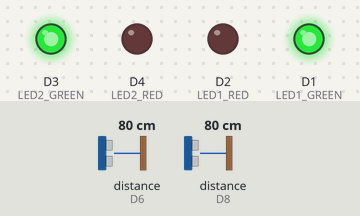
The sketch below on a simulated ESP8266 (NodeMCU). On the bench: output pins drawn as LEDs (lit = HIGH). Wiring (inferred from the names in the program): 2 × ultrasonic range finder: trigger D7, echo D8 / trigger D5, echo D6. The inputs (shaded band) are chosen by the test bench; at power-on: distance to the obstacle (sensors on D6, D8) 80 cm. The echo pulse lasts 58.3 µs per cm; WiFi joins after 1.5 s; servers stay silent unless stated; uploads are accepted with an empty reply; pins used as bus, display or sensor lines are not drawn; what the sketch prints to the serial monitor is not drawn.

Above: at 2.7 s.
2.8 s: distance to the obstacle (sensor on D6) set to 23 cm
8.6 s: distance to the obstacle (sensor on D6) set to 18 cm
At 12.8 s:
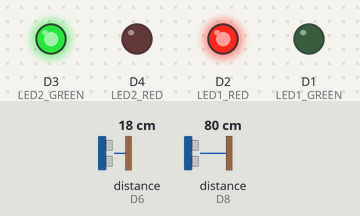
14.4 s: distance to the obstacle (sensor on D8) set to 22 cm
20.2 s: distance to the obstacle (sensor on D8) set to 18 cm
At 23.5 s:
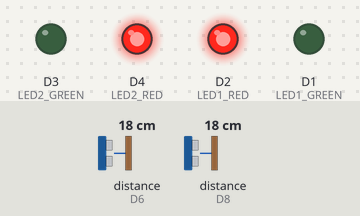
26.0 s: distance to the obstacle (sensor on D6) set to 35 cm
At 28.9 s:
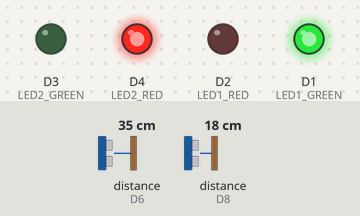
31.8 s: distance to the obstacle (sensor on D6) set to 2 cm
At 33.1 s:
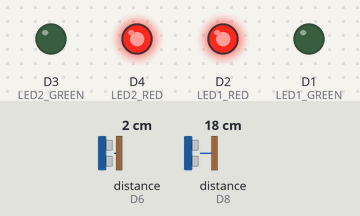
Timing chart, 0 to 34.8 s (numbered marks = the images above; inputs shaded):
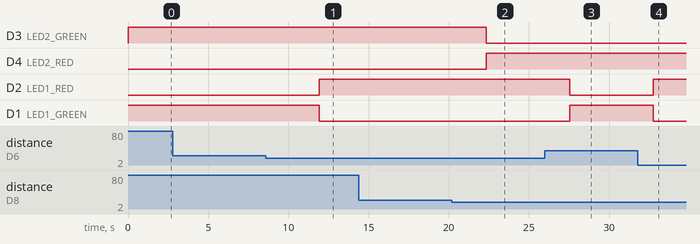

Measured:
- the behaviour switches between 21 and 20 cm on distance to the obstacle (sensor on D6) (found by bisection; images 0 and 1)
- the behaviour switches between 21 and 20 cm on distance to the obstacle (sensor on D8) (found by bisection; images 1 and 2)
- after the input at 2.8 s, every drawn part: stays the same
- after the input at 8.6 s, D2 (LED1_RED): LOW → HIGH after 3.3 s; D1 (LED1_GREEN): HIGH → LOW after 3.3 s
- after the input at 14.4 s, every drawn part: stays the same
- after the input at 20.2 s, D3 (LED2_GREEN): HIGH → LOW after 2.1 s; D4 (LED2_RED): LOW → HIGH after 2.1 s
- after the input at 26.0 s, D2 (LED1_RED): HIGH → LOW after 1.6 s; D1 (LED1_GREEN): LOW → HIGH after 1.6 s
- after the input at 31.8 s, D2 (LED1_RED): LOW → HIGH after 0.96 s; D1 (LED1_GREEN): HIGH → LOW after 0.96 s

The sketch:

final.ino
```cpp
#include <ESP8266WiFi.h>
#include <ESP8266HTTPClient.h>
#include <WiFiClient.h>

// ---------- Ultrasonic Pins ----------
#define TRIG1 D5
#define ECHO1 D6
#define TRIG2 D7
#define ECHO2 D8

// ---------- LED Pins ----------
#define LED1_GREEN D1
#define LED1_RED   D2
#define LED2_GREEN D3
#define LED2_RED   D4

// ---------- Config WiFi ----------
// ---------- Config WiFi ----------
// SECURITY WARNING: Never commit real passwords to Git!
// Use a separate header file (secrets.h) or environment vars in production.
const char* ssid = "YOUR_WIFI_SSID";
const char* password = "YOUR_WIFI_PASSWORD";

// ---------- Config Server ----------
/**
 * Backend Endpoint
 * @note Ensure the server IP is static or reachable from the IoT device network.
 */
String serverName = "http://10.80.217.27/Final/update.php";

void setup() {
  Serial.begin(115200);

  pinMode(TRIG1, OUTPUT);
  pinMode(ECHO1, INPUT);
  pinMode(TRIG2, OUTPUT);
  pinMode(ECHO2, INPUT);

  pinMode(LED1_GREEN, OUTPUT);
  pinMode(LED1_RED, OUTPUT);
  pinMode(LED2_GREEN, OUTPUT);
  pinMode(LED2_RED, OUTPUT);

  // เริ่มต้นไฟเขียวเปิด (ที่จอดว่าง)
  digitalWrite(LED1_GREEN, HIGH);
  digitalWrite(LED2_GREEN, HIGH);

  // เชื่อมต่อ WiFi
  WiFi.begin(ssid, password);
  Serial.print("Connecting to WiFi");
  while (WiFi.status() != WL_CONNECTED) {
    delay(500);
    Serial.print(".");
  }
  Serial.println("\nWiFi connected!");
  Serial.print("IP Address: ");
  Serial.println(WiFi.localIP());
}

int readDistance(int trigPin, int echoPin) {
  digitalWrite(trigPin, LOW);
  delayMicroseconds(2);

  digitalWrite(trigPin, HIGH);
  delayMicroseconds(10);
  digitalWrite(trigPin, LOW);

  long duration = pulseIn(echoPin, HIGH, 20000); // timeout 20ms
  int distance = duration * 0.034 / 2; // แปลงเป็น cm
  return distance;
}

void loop() {
  int dist1 = readDistance(TRIG1, ECHO1);
  int dist2 = readDistance(TRIG2, ECHO2);

  int slot1 = (dist1 > 0 && dist1 < 20) ? 1 : 0; // 1 = มีรถ, 0 = ว่าง
  int slot2 = (dist2 > 0 && dist2 < 20) ? 1 : 0;

  Serial.print("ช่องจอด 1: ");
  Serial.print(dist1);
  Serial.print(" cm (");
  Serial.print(slot1 == 1 ? "มีรถ" : "ว่าง");
  Serial.print(") | ");

  Serial.print("ช่องจอด 2: ");
  Serial.print(dist2);
  Serial.print(" cm (");
  Serial.print(slot2 == 1 ? "มีรถ" : "ว่าง");
  Serial.println(")");

  // ---------- Update LED ----------
  // ช่องจอด 1
  digitalWrite(LED1_GREEN, slot1 == 0 ? HIGH : LOW);
  digitalWrite(LED1_RED,   slot1 == 1 ? HIGH : LOW);

  // ช่องจอด 2
  digitalWrite(LED2_GREEN, slot2 == 0 ? HIGH : LOW);
  digitalWrite(LED2_RED,   slot2 == 1 ? HIGH : LOW);

  // ---------- ส่งข้อมูลไป Server ----------
  if (WiFi.status() == WL_CONNECTED) {
    WiFiClient client;
    HTTPClient http;
    String url = serverName + "?slot1=" + slot1 + "&slot2=" + slot2;

    if (http.begin(client, url)) {
      int httpCode = http.GET();
      if (httpCode > 0) {
        String payload = http.getString();
        Serial.println("Server Response: " + payload);
      } else {
        Serial.printf("Error sending data, code: %d\n", httpCode);
      }
      http.end();
    } else {
      Serial.println("Unable to connect to server");
    }
  }

  delay(5000); // ส่งข้อมูลทุก 5 วิ
}
```
